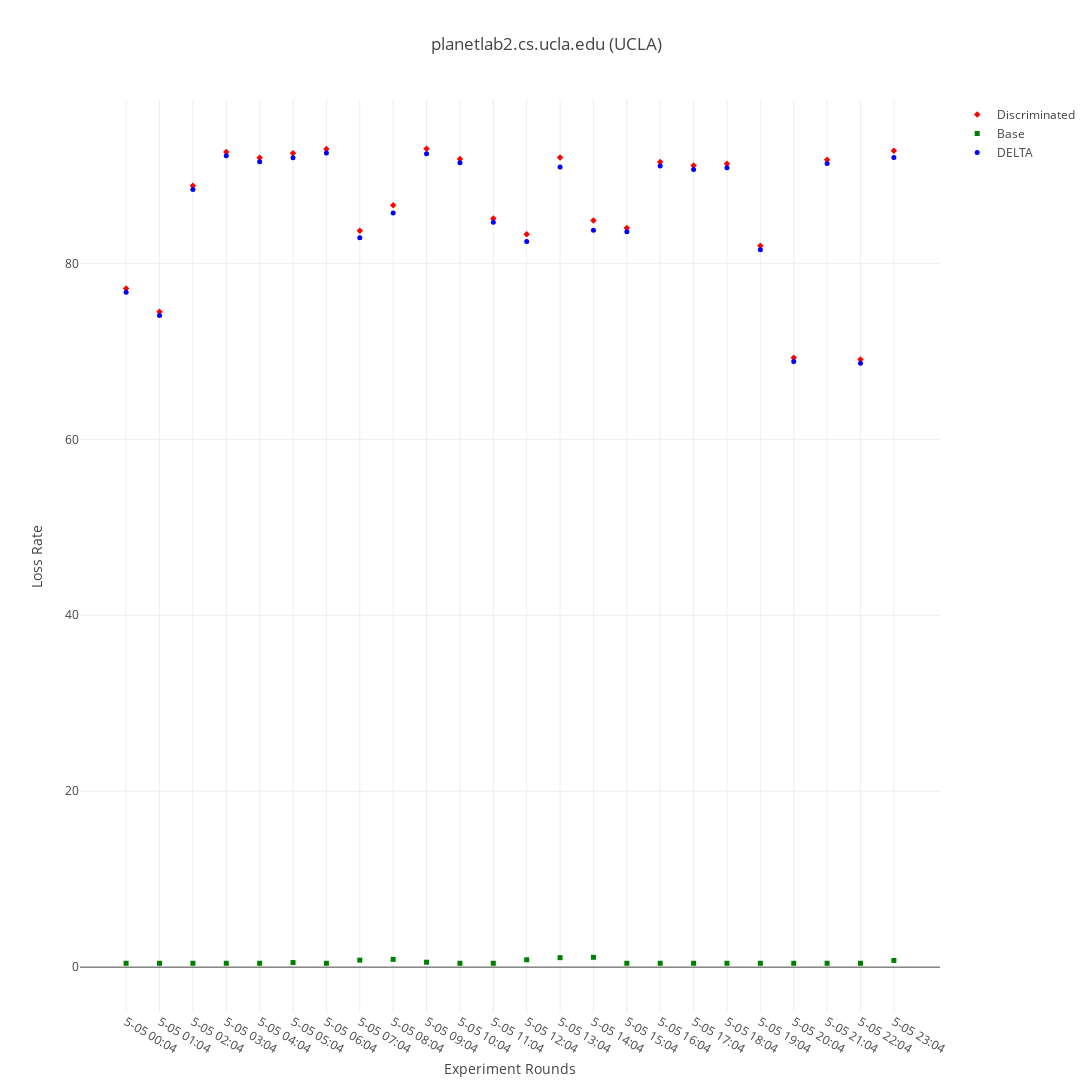
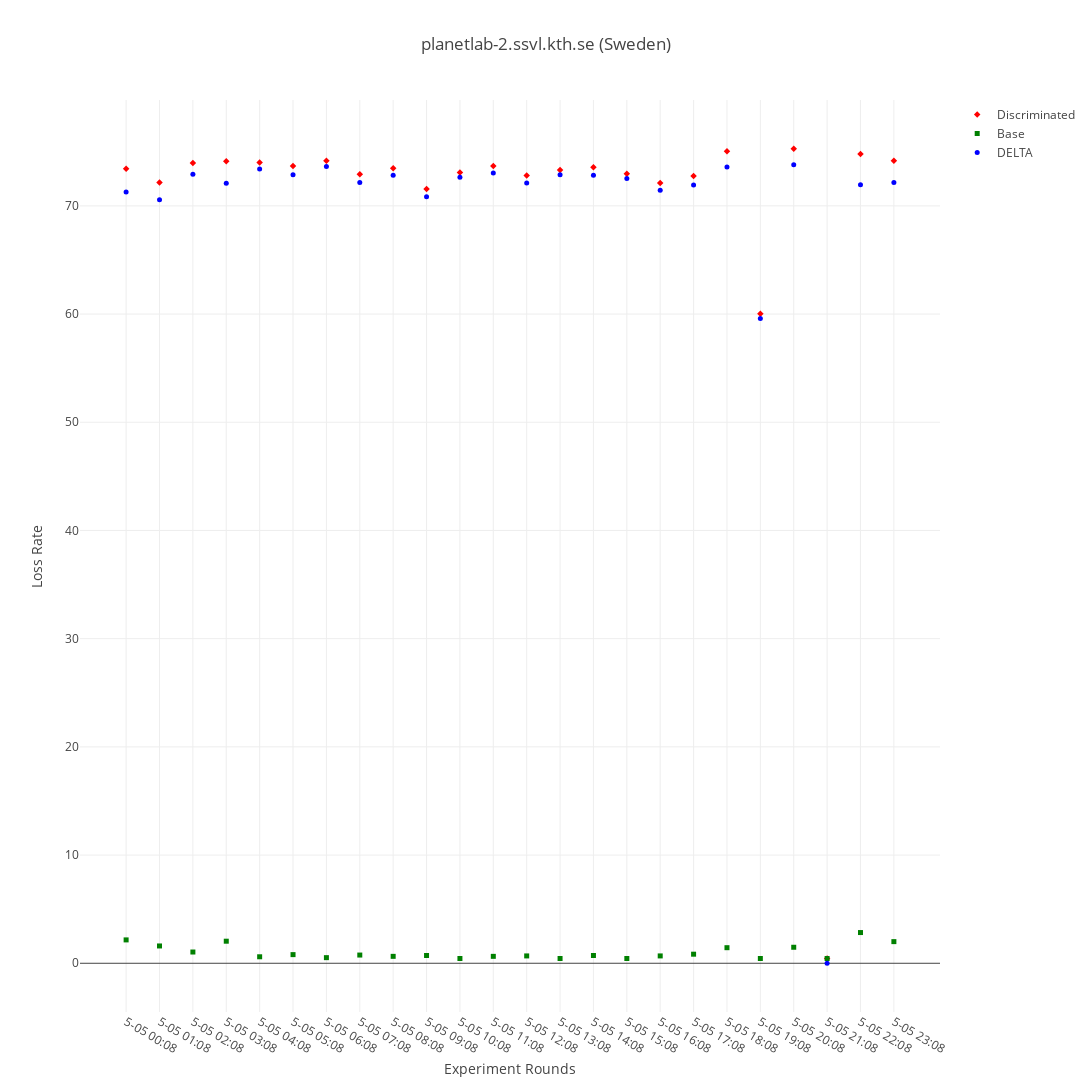
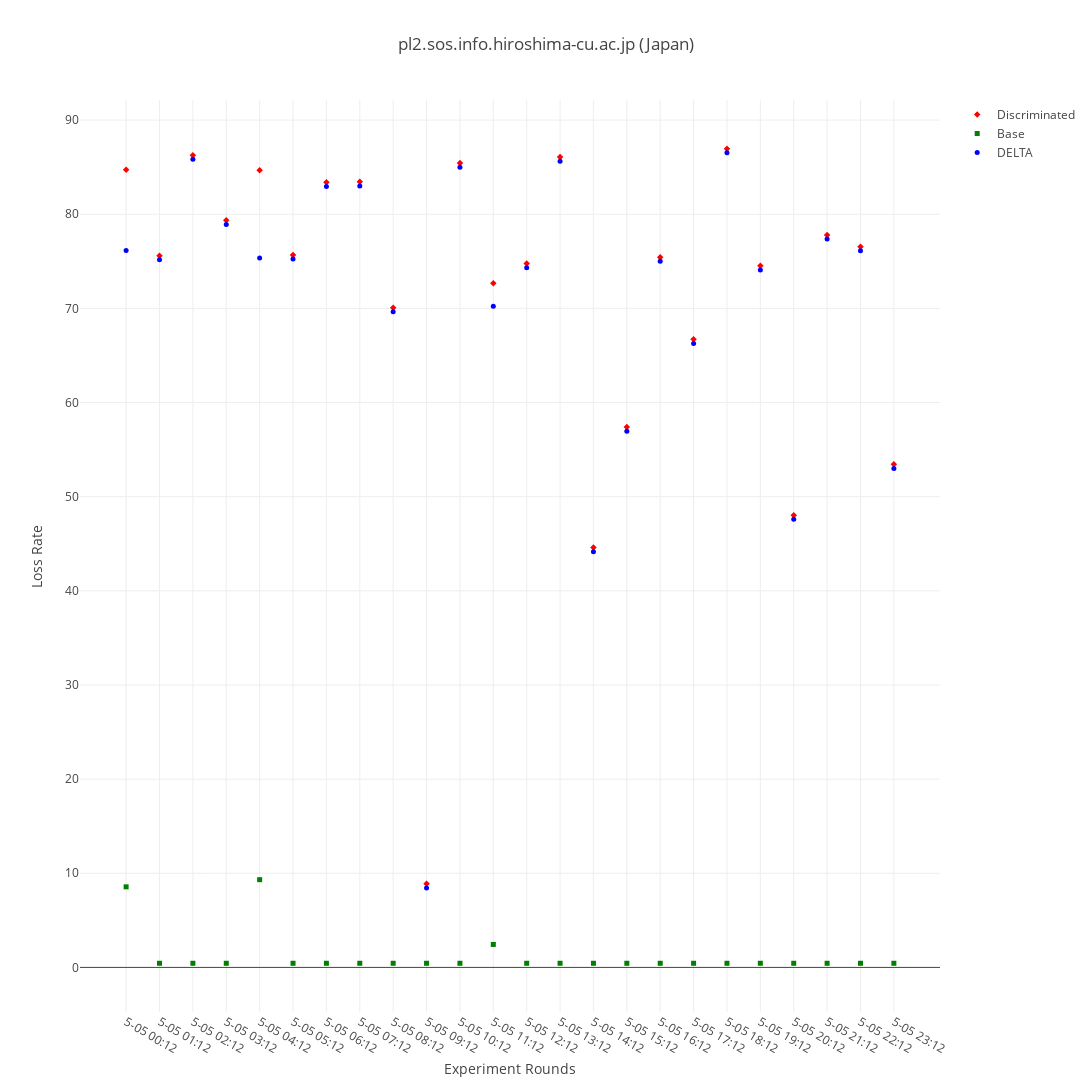
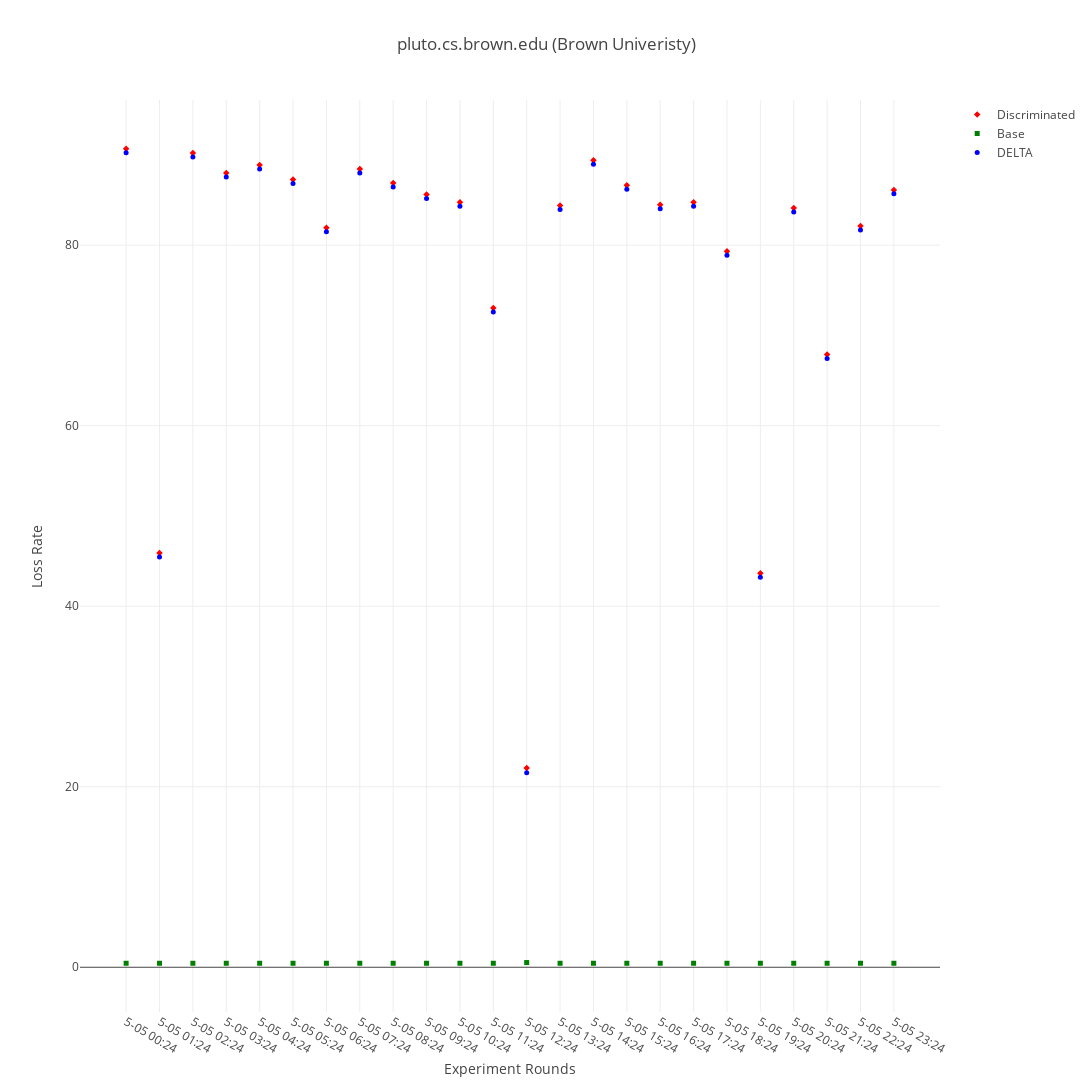

These figures' notebook cell, in order:
### Code cell
data = pd.read_csv("ShapingFinal.csv")

sourceIp = {'131.179.150.72':'planetlab2.cs.ucla.edu', '192.16.125.12':'planetlab-2.ssvl.kth.se', '165.242.90.129':'pl2.sos.info.hiroshima-cu.ac.jp', '192.91.235.230':'pluto.cs.brown.edu'}
country = ['UCLA','Sweden','Japan','Brown Univeristy']
experiments = ['Compression']

count = 0
for key in sourceIp.keys():
    x ,y, z, diff = parse(key, data)
    draw(x,y,z,diff,sourceIp[key], country[count] ,isSecondDay = False)
    count = count + 1

### Figure 1 — Plotly figure (JSON) as saved in the notebook; plotly's stock layout.template omitted (floating-point values rounded to 4 significant figures)
{"data": [{"marker": {"color": "red", "size": 5, "symbol": "diamond"}, "mode": "markers", "name": "Discriminated", "type": "scatter", "uid": "de59b88c-8fe5-11e8-9b6e-c8f733c0a0e9", "x": ["5-05 00:04", "5-05 01:04", "5-05 02:04", "5-05 03:04", "5-05 04:04", "5-05 05:04", "5-05 06:04", "5-05 07:04", "5-05 08:04", "5-05 09:04", "5-05 10:04", "5-05 11:04", "5-05 12:04", "5-05 13:04", "5-05 14:04", "5-05 15:04", "5-05 16:04", "5-05 17:04", "5-05 18:04", "5-05 19:04", "5-05 20:04", "5-05 21:04", "5-05 22:04", "5-05 23:04"], "y": ["77.16", "74.52", "88.84", "92.67999999999999", "92.0", "92.52", "93.0", "83.72", "86.6", "93.04", "91.88", "85.11999999999999", "83.32000000000001", "92.04", "84.88", "84.04", "91.52", "91.12", "91.32000000000001", "82.0", "69.28", "91.8", "69.08", "92.80000000000001"]}, {"marker": {"color": "green", "size": 5, "symbol": "square"}, "mode": "markers", "name": "Base", "type": "scatter", "uid": "de59b88d-8fe5-11e8-9b6e-c8f733c0a0e9", "x": ["5-05 00:04", "5-05 01:04", "5-05 02:04", "5-05 03:04", "5-05 04:04", "5-05 05:04", "5-05 06:04", "5-05 07:04", "5-05 08:04", "5-05 09:04", "5-05 10:04", "5-05 11:04", "5-05 12:04", "5-05 13:04", "5-05 14:04", "5-05 15:04", "5-05 16:04", "5-05 17:04", "5-05 18:04", "5-05 19:04", "5-05 20:04", "5-05 21:04", "5-05 22:04", "5-05 23:04"], "y": ["0.44", "0.44", "0.44", "0.44", "0.44", "0.52", "0.44", "0.8", "0.88", "0.5599999999999999", "0.44", "0.44", "0.84", "1.08", "1.1199999999999999", "0.44", "0.44", "0.44", "0.44", "0.44", "0.44", "0.44", "0.44", "0.76"]}, {"marker": {"color": "blue", "size": 5}, "mode": "markers", "name": "DELTA", "type": "scatter", "uid": "de59b88e-8fe5-11e8-9b6e-c8f733c0a0e9", "x": ["5-05 00:04", "5-05 01:04", "5-05 02:04", "5-05 03:04", "5-05 04:04", "5-05 05:04", "5-05 06:04", "5-05 07:04", "5-05 08:04", "5-05 09:04", "5-05 10:04", "5-05 11:04", "5-05 12:04", "5-05 13:04", "5-05 14:04", "5-05 15:04", "5-05 16:04", "5-05 17:04", "5-05 18:04", "5-05 19:04", "5-05 20:04", "5-05 21:04", "5-05 22:04", "5-05 23:04"], "y": ["76.72", "74.08", "88.4", "92.24", "91.56", "92.0", "92.56", "82.92", "85.72", "92.48", "91.44", "84.67999999999999", "82.48", "90.96000000000001", "83.75999999999999", "83.60000000000001", "91.08", "90.68", "90.88000000000001", "81.56", "68.84", "91.36", "68.64", "92.04"]}], "layout": {"height": 2500, "title": "planetlab2.cs.ucla.edu (UCLA)", "width": 2500, "xaxis": {"title": "Experiment Rounds"}, "yaxis": {"title": "Loss Rate"}}}

### Figure 2 — Plotly figure (JSON) as saved in the notebook; plotly's stock layout.template omitted (floating-point values rounded to 4 significant figures)
{"data": [{"marker": {"color": "red", "size": 5, "symbol": "diamond"}, "mode": "markers", "name": "Discriminated", "type": "scatter", "uid": "de59b88f-8fe5-11e8-9b6e-c8f733c0a0e9", "x": ["5-05 00:08", "5-05 01:08", "5-05 02:08", "5-05 03:08", "5-05 04:08", "5-05 05:08", "5-05 06:08", "5-05 07:08", "5-05 08:08", "5-05 09:08", "5-05 10:08", "5-05 11:08", "5-05 12:08", "5-05 13:08", "5-05 14:08", "5-05 15:08", "5-05 16:08", "5-05 17:08", "5-05 18:08", "5-05 19:08", "5-05 20:08", "5-05 21:08", "5-05 22:08", "5-05 23:08"], "y": ["73.44000000000001", "72.16", "73.96000000000001", "74.11999999999999", "74.0", "73.68", "74.16", "72.92", "73.48", "71.56", "73.08", "73.68", "72.8", "73.32", "73.56", "72.96000000000001", "72.11999999999999", "72.76", "75.03999999999999", "60.040000000000006", "75.28", "0.44", "74.8", "74.16"]}, {"marker": {"color": "green", "size": 5, "symbol": "square"}, "mode": "markers", "name": "Base", "type": "scatter", "uid": "de59b890-8fe5-11e8-9b6e-c8f733c0a0e9", "x": ["5-05 00:08", "5-05 01:08", "5-05 02:08", "5-05 03:08", "5-05 04:08", "5-05 05:08", "5-05 06:08", "5-05 07:08", "5-05 08:08", "5-05 09:08", "5-05 10:08", "5-05 11:08", "5-05 12:08", "5-05 13:08", "5-05 14:08", "5-05 15:08", "5-05 16:08", "5-05 17:08", "5-05 18:08", "5-05 19:08", "5-05 20:08", "5-05 21:08", "5-05 22:08", "5-05 23:08"], "y": ["2.16", "1.6", "1.04", "2.04", "0.6", "0.8", "0.52", "0.76", "0.64", "0.72", "0.44", "0.64", "0.6799999999999999", "0.44", "0.72", "0.44", "0.6799999999999999", "0.84", "1.44", "0.44", "1.48", "0.44", "2.8400000000000003", "2.0"]}, {"marker": {"color": "blue", "size": 5}, "mode": "markers", "name": "DELTA", "type": "scatter", "uid": "de59b891-8fe5-11e8-9b6e-c8f733c0a0e9", "x": ["5-05 00:08", "5-05 01:08", "5-05 02:08", "5-05 03:08", "5-05 04:08", "5-05 05:08", "5-05 06:08", "5-05 07:08", "5-05 08:08", "5-05 09:08", "5-05 10:08", "5-05 11:08", "5-05 12:08", "5-05 13:08", "5-05 14:08", "5-05 15:08", "5-05 16:08", "5-05 17:08", "5-05 18:08", "5-05 19:08", "5-05 20:08", "5-05 21:08", "5-05 22:08", "5-05 23:08"], "y": ["71.28000000000002", "70.56", "72.92", "72.07999999999998", "73.4", "72.88000000000001", "73.64", "72.16", "72.84", "70.84", "72.64", "73.04", "72.11999999999999", "72.88", "72.84", "72.52000000000001", "71.43999999999998", "71.92", "73.6", "59.60000000000001", "73.8", "0.0", "71.96", "72.16"]}], "layout": {"height": 2500, "title": "planetlab-2.ssvl.kth.se (Sweden)", "width": 2500, "xaxis": {"title": "Experiment Rounds"}, "yaxis": {"title": "Loss Rate"}}}

### Figure 3 — Plotly figure (JSON) as saved in the notebook; plotly's stock layout.template omitted (floating-point values rounded to 4 significant figures)
{"data": [{"marker": {"color": "red", "size": 5, "symbol": "diamond"}, "mode": "markers", "name": "Discriminated", "type": "scatter", "uid": "dfa3ad6a-8fe5-11e8-9b6e-c8f733c0a0e9", "x": ["5-05 00:12", "5-05 01:12", "5-05 02:12", "5-05 03:12", "5-05 04:12", "5-05 05:12", "5-05 06:12", "5-05 07:12", "5-05 08:12", "5-05 09:12", "5-05 10:12", "5-05 11:12", "5-05 12:12", "5-05 13:12", "5-05 14:12", "5-05 15:12", "5-05 16:12", "5-05 17:12", "5-05 18:12", "5-05 19:12", "5-05 20:12", "5-05 21:12", "5-05 22:12", "5-05 23:12"], "y": ["84.72", "75.6", "86.28", "79.36", "84.68", "75.68", "83.39999999999999", "83.44", "70.08", "8.88", "85.44", "72.68", "74.76", "86.08", "44.6", "57.4", "75.44", "66.72", "86.96000000000001", "74.52", "48.04", "77.8", "76.55999999999999", "53.44"]}, {"marker": {"color": "green", "size": 5, "symbol": "square"}, "mode": "markers", "name": "Base", "type": "scatter", "uid": "dfa3ad6b-8fe5-11e8-9b6e-c8f733c0a0e9", "x": ["5-05 00:12", "5-05 01:12", "5-05 02:12", "5-05 03:12", "5-05 04:12", "5-05 05:12", "5-05 06:12", "5-05 07:12", "5-05 08:12", "5-05 09:12", "5-05 10:12", "5-05 11:12", "5-05 12:12", "5-05 13:12", "5-05 14:12", "5-05 15:12", "5-05 16:12", "5-05 17:12", "5-05 18:12", "5-05 19:12", "5-05 20:12", "5-05 21:12", "5-05 22:12", "5-05 23:12"], "y": ["8.559999999999999", "0.44", "0.44", "0.44", "9.32", "0.44", "0.44", "0.44", "0.44", "0.44", "0.44", "2.44", "0.44", "0.44", "0.44", "0.44", "0.44", "0.44", "0.44", "0.44", "0.44", "0.44", "0.44", "0.44"]}, {"marker": {"color": "blue", "size": 5}, "mode": "markers", "name": "DELTA", "type": "scatter", "uid": "dfa3ad6c-8fe5-11e8-9b6e-c8f733c0a0e9", "x": ["5-05 00:12", "5-05 01:12", "5-05 02:12", "5-05 03:12", "5-05 04:12", "5-05 05:12", "5-05 06:12", "5-05 07:12", "5-05 08:12", "5-05 09:12", "5-05 10:12", "5-05 11:12", "5-05 12:12", "5-05 13:12", "5-05 14:12", "5-05 15:12", "5-05 16:12", "5-05 17:12", "5-05 18:12", "5-05 19:12", "5-05 20:12", "5-05 21:12", "5-05 22:12", "5-05 23:12"], "y": ["76.16", "75.16", "85.84", "78.92", "75.36000000000001", "75.24000000000001", "82.96", "83.0", "69.64", "8.440000000000001", "85.0", "70.24000000000001", "74.32000000000001", "85.64", "44.160000000000004", "56.96", "75.0", "66.28", "86.52000000000001", "74.08", "47.6", "77.36", "76.11999999999999", "53.0"]}], "layout": {"height": 2500, "title": "pl2.sos.info.hiroshima-cu.ac.jp (Japan)", "width": 2500, "xaxis": {"title": "Experiment Rounds"}, "yaxis": {"title": "Loss Rate"}}}

### Figure 4 — Plotly figure (JSON) as saved in the notebook; plotly's stock layout.template omitted (floating-point values rounded to 4 significant figures)
{"data": [{"marker": {"color": "red", "size": 5, "symbol": "diamond"}, "mode": "markers", "name": "Discriminated", "type": "scatter", "uid": "dfa3ad6d-8fe5-11e8-9b6e-c8f733c0a0e9", "x": ["5-05 00:24", "5-05 01:24", "5-05 02:24", "5-05 03:24", "5-05 04:24", "5-05 05:24", "5-05 06:24", "5-05 07:24", "5-05 08:24", "5-05 09:24", "5-05 10:24", "5-05 11:24", "5-05 12:24", "5-05 13:24", "5-05 14:24", "5-05 15:24", "5-05 16:24", "5-05 17:24", "5-05 18:24", "5-05 19:24", "5-05 20:24", "5-05 21:24", "5-05 22:24", "5-05 23:24"], "y": ["90.68", "45.879999999999995", "90.2", "88.0", "88.88000000000001", "87.28", "81.92", "88.44", "86.88", "85.6", "84.76", "73.04", "22.08", "84.39999999999999", "89.4", "86.64", "84.48", "84.76", "79.32000000000001", "43.64", "84.11999999999999", "67.88", "82.12", "86.11999999999999"]}, {"marker": {"color": "green", "size": 5, "symbol": "square"}, "mode": "markers", "name": "Base", "type": "scatter", "uid": "dfa3ad6e-8fe5-11e8-9b6e-c8f733c0a0e9", "x": ["5-05 00:24", "5-05 01:24", "5-05 02:24", "5-05 03:24", "5-05 04:24", "5-05 05:24", "5-05 06:24", "5-05 07:24", "5-05 08:24", "5-05 09:24", "5-05 10:24", "5-05 11:24", "5-05 12:24", "5-05 13:24", "5-05 14:24", "5-05 15:24", "5-05 16:24", "5-05 17:24", "5-05 18:24", "5-05 19:24", "5-05 20:24", "5-05 21:24", "5-05 22:24", "5-05 23:24"], "y": ["0.44", "0.44", "0.44", "0.44", "0.44", "0.44", "0.44", "0.44", "0.44", "0.44", "0.44", "0.44", "0.52", "0.44", "0.44", "0.44", "0.44", "0.44", "0.44", "0.44", "0.44", "0.44", "0.44", "0.44"]}, {"marker": {"color": "blue", "size": 5}, "mode": "markers", "name": "DELTA", "type": "scatter", "uid": "dfa3ad6f-8fe5-11e8-9b6e-c8f733c0a0e9", "x": ["5-05 00:24", "5-05 01:24", "5-05 02:24", "5-05 03:24", "5-05 04:24", "5-05 05:24", "5-05 06:24", "5-05 07:24", "5-05 08:24", "5-05 09:24", "5-05 10:24", "5-05 11:24", "5-05 12:24", "5-05 13:24", "5-05 14:24", "5-05 15:24", "5-05 16:24", "5-05 17:24", "5-05 18:24", "5-05 19:24", "5-05 20:24", "5-05 21:24", "5-05 22:24", "5-05 23:24"], "y": ["90.24000000000001", "45.44", "89.76", "87.56", "88.44000000000001", "86.84", "81.48", "88.0", "86.44", "85.16", "84.32000000000001", "72.60000000000001", "21.56", "83.96", "88.96000000000001", "86.2", "84.04", "84.32000000000001", "78.88000000000001", "43.2", "83.67999999999999", "67.44", "81.68", "85.67999999999999"]}], "layout": {"height": 2500, "title": "pluto.cs.brown.edu (Brown Univeristy)", "width": 2500, "xaxis": {"title": "Experiment Rounds"}, "yaxis": {"title": "Loss Rate"}}}
